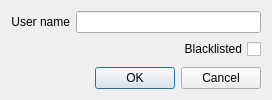
<?xml version="1.0" encoding="UTF-8"?>
<ui version="4.0">
 <class>FSChangeUserCameraSettingDialog</class>
 <widget class="QDialog" name="FSChangeUserCameraSettingDialog">
  <property name="geometry">
   <rect>
    <x>0</x>
    <y>0</y>
    <width>272</width>
    <height>100</height>
   </rect>
  </property>
  <property name="windowTitle">
   <string>Change camera user settings</string>
  </property>
  <layout class="QGridLayout" name="gridLayout">
   <item row="0" column="1">
    <widget class="QLineEdit" name="lineEdit"/>
   </item>
   <item row="3" column="0" colspan="2">
    <widget class="QDialogButtonBox" name="buttonBox">
     <property name="orientation">
      <enum>Qt::Horizontal</enum>
     </property>
     <property name="standardButtons">
      <set>QDialogButtonBox::Cancel|QDialogButtonBox::Ok</set>
     </property>
    </widget>
   </item>
   <item row="0" column="0">
    <widget class="QLabel" name="label">
     <property name="text">
      <string>User name</string>
     </property>
     <property name="alignment">
      <set>Qt::AlignRight|Qt::AlignTrailing|Qt::AlignVCenter</set>
     </property>
    </widget>
   </item>
   <item row="1" column="0" colspan="2">
    <widget class="QCheckBox" name="checkBox">
     <property name="layoutDirection">
      <enum>Qt::RightToLeft</enum>
     </property>
     <property name="text">
      <string>Blacklisted</string>
     </property>
    </widget>
   </item>
   <item row="2" column="0" colspan="2">
    <spacer name="verticalSpacer">
     <property name="orientation">
      <enum>Qt::Vertical</enum>
     </property>
     <property name="sizeHint" stdset="0">
      <size>
       <width>20</width>
       <height>40</height>
      </size>
     </property>
    </spacer>
   </item>
  </layout>
 </widget>
 <resources/>
 <connections>
  <connection>
   <sender>buttonBox</sender>
   <signal>accepted()</signal>
   <receiver>FSChangeUserCameraSettingDialog</receiver>
   <slot>accept()</slot>
   <hints>
    <hint type="sourcelabel">
     <x>248</x>
     <y>254</y>
    </hint>
    <hint type="destinationlabel">
     <x>157</x>
     <y>274</y>
    </hint>
   </hints>
  </connection>
  <connection>
   <sender>buttonBox</sender>
   <signal>rejected()</signal>
   <receiver>FSChangeUserCameraSettingDialog</receiver>
   <slot>reject()</slot>
   <hints>
    <hint type="sourcelabel">
     <x>316</x>
     <y>260</y>
    </hint>
    <hint type="destinationlabel">
     <x>286</x>
     <y>274</y>
    </hint>
   </hints>
  </connection>
 </connections>
</ui>
